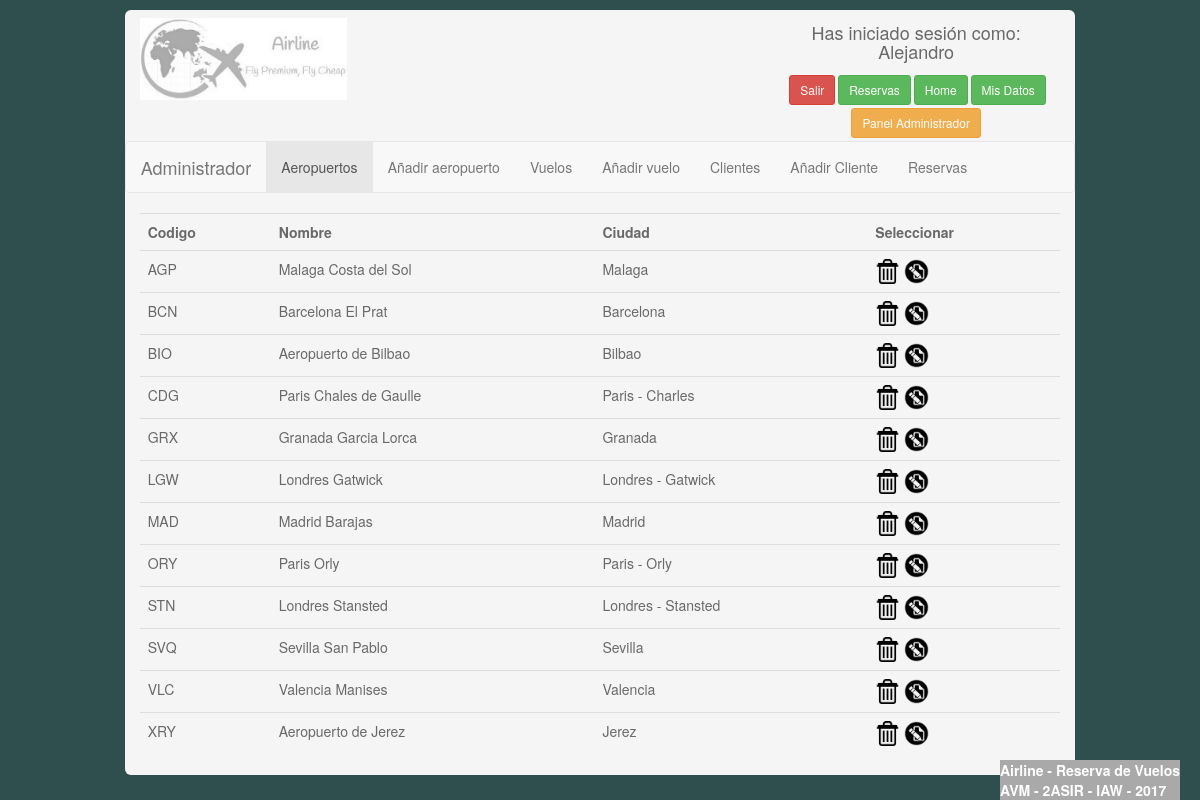
The app's page /PHP/admin/datosaeropuertos.php (signed in) with its own data.
### tables this page shows
CREATE TABLE `aeropuerto` (
  `codaer` varchar(3) NOT NULL,
  `nombre` varchar(25) NOT NULL,
  `ciudad` varchar(25) NOT NULL
);

### PHP/admin/datosaeropuertos.php (the view, shortened to what this page needs)
<!DOCTYPE html>
<html lang="Spanish">
<head>
    <link rel="stylesheet" href="../styles/css/bootstrap.css">
    <link rel="stylesheet" href="../styles/estilos.css">
</head>
<body id="colorfondo">
    <div class="container-fluid">
        <div class="row">
            <div class="col-md-10">
                <div class="container-fluid recuadro margin1">
                    <div class="row">
                        <?php
         include('../config/conection.php');
         include('../config/head.php');
         ?>
                    </div>
                    <div class="row">
                        <nav class="navbar navbar-default">
                            <div class="navbar-header"> <a class="navbar-brand">Administrador</a> </div>
                            <ul class="nav navbar-nav">
                                <li class="active"><a href="/admin/datosaeropuertos.php">Aeropuertos</a></li>
                                <li><a href="/admin/addaeropuerto.php">Añadir aeropuerto</a></li>
                                <li><a href="/admin/homeadministrador.php">Vuelos</a></li>
                                <li><a href="/admin/addvuelo.php">Añadir vuelo</a></li>
                                <li><a href="/admin/datosclientes.php">Clientes</a></li>
                                <li><a href="/admin/addcliente.php">Añadir Cliente</a></li>
                                <li><a href="/admin/datosreservas.php">Reservas</a></li>
                            </ul>
                        </nav>
                    </div>
                    <div class="row">
                        <form method="get">
                            <div class="col-md-12">
                                <div class="table-responsive">
                                    <table class="table table-hover table-responsive">
                                        <tr>
                                            <td><strong>Codigo</strong></td>
                                            <td><strong>Nombre</strong></td>
                                            <td><strong>Ciudad</strong></td>
                                            <td><strong>Seleccionar</strong></td>
                                        </tr>
                                        <?php
                $consultaeropuertos="SELECT * FROM aeropuerto order by(codaer)";
                $result=$connection->query($consultaeropuertos);
                    while($obj = $result->fetch_object()) {
                    echo"<tr>";
                        echo"<td>$obj->codaer</td>";
                        echo"<td>$obj->nombre</td>";
                        echo"<td>$obj->ciudad</td>";
                        echo"<td><a href='/admin/eliminaraeropuerto.php?cod=".$obj->codaer."'><img src='../img/eliminar.png'   WIDTH='25'></a>
                        <a href='/admin/datosmodificaraeropuerto.php?cod=".$obj->codaer."'><img src='../img/modificar.png' WIDTH='25'></a></td>";
                    echo"</tr>";
                    };
                ?>
                                    </table>
                                </div>
                            </div>
                            <div class="col-md-3"> </div>
                            <div class="col-md-3"> </div>
                        </form>
                    </div>
                </div>
            </div>
        </div>
    </div>
</body>
<?php
include('../config/footer.php');
?>
</html>

### PHP/config/head.php (shortened to what this page needs)
  <div class="col-md-3">
      <a href="../index.php"><img class="imag" src="../img/logo2.jpg" /></a>
  </div>
  <?php
if (!isset($_SESSION["email"])) {
  echo"<div class='col-md-6'></div>";
  echo"<div class='col-md-3'>";
      echo"<div class='recuadro marginr05'>";
    echo"<div class='row margin1'>";
              echo"<form method='post' action='/config/checklogin.php'>";
                  echo"<div class='form-group'>";
                      echo"<label>Direccion Email</label>";
                      echo"<input type='email' class='form-control input-md colorinput' name='email'></div>";
                  echo"<div class='form-group'>";
                     echo" <label for='pass'>Contraseña</label>";
                      echo"<input type='password' class='form-control input-md colorinput' name='pass'></div>";
                      echo"<button type='submit' class='btn btn-primary btn-sm pull-right margin1'>Iniciar Sesión</button>";
              echo"</form>";
                  echo"<form method='post' action='../users/registro.php'>";
                  echo"<button type='submit' class='btn btn-warning btn-sm pull-right margin1'>Registrarse</button>";
                  echo"</form>";
      echo"</div>";
      session_destroy();
}else{
  echo"<div class='col-md-5'></div>";
  echo"<div class='col-md-4'>";
      echo"<div class='recuadro marginr05'>";
      echo "<div class='row center margin1'>";
                  echo"<h4 class='centertext'>Has iniciado sesión como: ".$_SESSION['nombre']."</h4>";
      echo "</div>";
      echo "<div class='row center'>";
              echo"<div class='centertext marginbottom'>";
              echo"<form action='' method='post'>";
              echo "<div class='boton'>";
              echo"<input type='submit' value='Salir' name='salir' class='btn btn-danger btn-sm'/></div>";
              echo"<div class='boton'>";
              echo"<input type='submit' value='Reservas' name='reservas' class='btn btn-success btn-sm' /></div>";
              echo"<div class='boton'>";
              echo"<input type='submit' value='Home' name='home' class='btn btn-success btn-sm' /></div>";
              echo"<div class='boton'>";
              echo"<input type='submit' value='Mis Datos' name='datos' class='btn btn-success btn-sm' /></div>";
              if($_SESSION["tipo"]==0){
                  echo "<div class='botonsup margin1'>";
                  echo"<input type='submit' value='Panel Administrador' name='admin' class='btn btn-warning btn-sm' /></div>";
              }
              echo"</form>";
    echo"</div>";
    echo"</div>";
}
      ?> </div>
      </div>

### PHP/config/footer.php
<div class="container">
    <footer id="footer"> <span>Airline - Reserva de Vuelos</span></br> <span>AVM - 2ASIR - IAW - 2017</span> </footer>
</div>

### PHP/styles/estilos.css (style rules this page uses)
#footer { position:fixed; bottom:0px; right: 20px; color: white; font-weight: bold; background-color: darkgrey; }
.boton { display: inline; margin-left:1%; }
.botonsup { display: block; margin-top:1%; }
.center { margin: 0 auto; }
.centertext { text-align:center; }
.margin1 { margin:1%; }
.marginbottom { margin-bottom: 1%; }
.marginr05 { margin-right:0.5%; }
.recuadro { background-color:whitesmoke; border-radius: 6px; color: dimgrey; }
#colorfondo { background-color: darkslategray; height: 100%; }
.imag { margin-top: 4%; width: 100%; }

### records on screen
aeropuerto: codaer "AGP", nombre "Malaga Costa del Sol", ciudad "Malaga"
aeropuerto: codaer "BCN", nombre "Barcelona El Prat", ciudad "Barcelona"
aeropuerto: codaer "BIO", nombre "Aeropuerto de Bilbao", ciudad "Bilbao"
aeropuerto: codaer "CDG", nombre "Paris Chales de Gaulle", ciudad "Paris - Charles"
aeropuerto: codaer "GRX", nombre "Granada Garcia Lorca", ciudad "Granada"
aeropuerto: codaer "LGW", nombre "Londres Gatwick", ciudad "Londres - Gatwick"
aeropuerto: codaer "MAD", nombre "Madrid Barajas", ciudad "Madrid"
aeropuerto: codaer "ORY", nombre "Paris Orly", ciudad "Paris - Orly"
aeropuerto: codaer "STN", nombre "Londres Stansted", ciudad "Londres - Stansted"
aeropuerto: codaer "SVQ", nombre "Sevilla San Pablo", ciudad "Sevilla"
aeropuerto: codaer "VLC", nombre "Valencia Manises", ciudad "Valencia"
aeropuerto: codaer "XRY", nombre "Aeropuerto de Jerez", ciudad "Jerez"

### other values on screen
$_SESSION['nombre'] "Alejandro"
